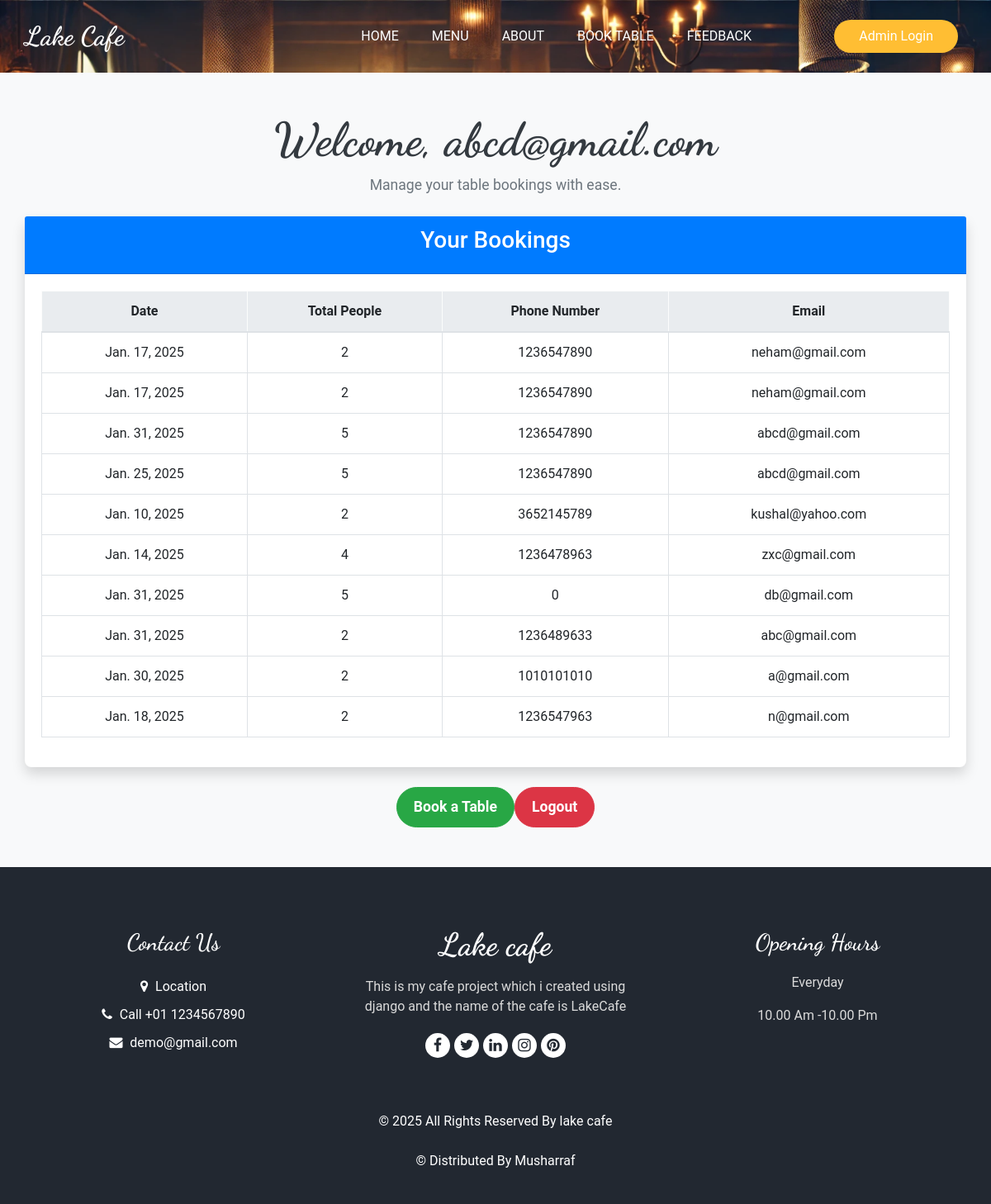
/dashboard/ (signed in), run on the app's committed database.
### Base_App/models.py (models this page shows, shortened)
class BookTable(models.Model):
    user = models.ForeignKey(User, on_delete=models.CASCADE, related_name='bookings')
    Phone_number = models.IntegerField()
    Email = models.EmailField()
    Total_person = models.IntegerField()
    booking_data = models.DateField()

### Base_App/views.py (the view)
# urls.py: path('dashboard/', dashboard, name='dashboard'),
@login_required
def dashboard(request):
    user = request.user
    bookings = user.bookings.all()  # Use 'bookings' instead of 'booking_set'
    return render(request, 'dashboard.html', {'bookings': bookings})

### Template/dashboard.html (shortened to what this page needs)
{% extends 'base.html' %}
{% block class %}class="sub_page"{% endblock class %}
{% load static %}
{% block extra_css %}
    <link rel="stylesheet" href="{% static 'css/dashboard.css' %}">
{% endblock %}
{% block content %}
<div class="container py-5">
    <div class="text-center mb-4">
        <h1 class="display-4">Welcome, {{ user.username }}</h1>
        <p class="text-muted">Manage your table bookings with ease.</p>
    </div>
    <div class="card shadow mb-4">
        <div class="card-header bg-primary text-white">
            <h3 class="card-title">Your Bookings</h3>
        </div>
        <div class="card-body">
            {% if bookings %}
                <div class="table-responsive">
                    <table class="table table-bordered table-hover">
                        <thead class="table-light">
                            <tr>
                                <th>Date</th>
                                <th>Total People</th>
                                <th>Phone Number</th>
                                <th>Email</th>
                            </tr>
                        </thead>
                        <tbody>
                            {% for booking in bookings %}
                                <tr>
                                    <td>{{ booking.booking_data }}</td>
                                    <td>{{ booking.Total_person }}</td>
                                    <td>{{ booking.Phone_number }}</td>
                                    <td>{{ booking.Email }}</td>
                                </tr>
                            {% endfor %}
                        </tbody>
                    </table>
                </div>
            {% else %}
                <p class="text-center text-muted">No bookings yet! Click below to book a table.</p>
            {% endif %}
        </div>
    </div>
    <div class="d-flex justify-content-center gap-3">
        <a href="{% url 'Book_Table' %}" class="btn btn-success btn-lg">
             Book a Table
        </a>
        <form action="{% url 'logout' %}" method="POST">
            <button type="submit" class="btn btn-danger btn-lg">
                 Logout
            </button>
        </form>
    </div>
</div>
{% endblock %}

### Template/base.html (shortened to what this page needs)
<!DOCTYPE html>
<html>
{% load static %}
<head>
  <link rel="stylesheet" type="text/css" href="{% static 'css/bootstrap.css' %}" />
  <link rel="stylesheet" type="text/css" href="https://cdnjs.cloudflare.com/ajax/libs/OwlCarousel2/2.3.4/assets/owl.carousel.min.css" />
  <link rel="stylesheet" href="https://cdnjs.cloudflare.com/ajax/libs/jquery-nice-select/1.1.0/css/nice-select.min.css" />
  <link href="{% static 'css/font-awesome.min.css' %}" rel="stylesheet" />
  <link href="{% static 'css/style.css' %}" rel="stylesheet" />
  {% block extra_css %}{% endblock %}
  <link href="{% static 'css/responsive.css' %}" rel="stylesheet" />
</head>
<body {% block class %}{% endblock class %}>
  <div class="hero_area">
    <div class="bg-box">
      <img src="{% static 'images/hero-bg.webp' %}" alt="">
    </div>
    <header class="header_section">
      <div class="container">
        <nav class="navbar navbar-expand-lg custom_nav-container ">
          <a class="navbar-brand" href="{% url "Home" %}">
            <span>
              Lake Cafe
            </span>
          </a>
          <div class="collapse navbar-collapse" id="navbarSupportedContent">
            <ul class="navbar-nav  mx-auto ">
              <li class="nav-item {% block home_status %}{% endblock home_status %}">
                <a class="nav-link" href="{% url "Home" %}">Home <span class="sr-only">(current)</span></a>
              </li>
              <li class="nav-item {% block menu_status %}{% endblock menu_status %}">
                <a class="nav-link" href="{% url "Menu" %}">Menu</a>
              </li>
              <li class="nav-item {% block about_status %}{% endblock about_status %}">
                <a class="nav-link" href="{% url "About" %}">About</a>
              </li>
              <li class="nav-item {% block table_status %}{% endblock table_status %}">
                <a class="nav-link" href="{% url "Book_Table" %}">Book Table</a>
              </li>
              <li class="nav-item {% block feedback_status %}{% endblock feedback_status %}">
                <a class="nav-link" href="{% url "Feedback" %}">Feedback</a>
              </li>
            </ul>
            <div class="user_option">
              <a href="/admin" class="order_online">
                Admin Login
              </a>
            </div>
          </div>
        </nav>
      </div>
    </header>
  </div>
  {% block content %}{% endblock content %}
  <footer class="footer_section">
    <div class="container">
      <div class="row">
        <div class="col-md-4 footer-col">
          <div class="footer_contact">
            <h4>
              Contact Us
            </h4>
            <div class="contact_link_box">
              <a href="">
                <i class="fa fa-map-marker" aria-hidden="true"></i>
                <span>
                  Location
                </span>
              </a>
              <a href="">
                <i class="fa fa-phone" aria-hidden="true"></i>
                <span>
                  Call +01 1234567890
                </span>
              </a>
              <a href="">
                <i class="fa fa-envelope" aria-hidden="true"></i>
                <span>
                  demo@gmail.com
                </span>
              </a>
            </div>
          </div>
        </div>
        <div class="col-md-4 footer-col">
          <div class="footer_detail">
            <a href="" class="footer-logo">
              Lake cafe
            </a>
            <p>
              This is my cafe project which i created using django and the name of the cafe is LakeCafe
            </p>
            <div class="footer_social">
              <a href="">
                <i class="fa fa-facebook" aria-hidden="true"></i>
              </a>
              <a href="">
                <i class="fa fa-twitter" aria-hidden="true"></i>
              </a>
              <a href="">
                <i class="fa fa-linkedin" aria-hidden="true"></i>
              </a>
              <a href="">
                <i class="fa fa-instagram" aria-hidden="true"></i>
              </a>
              <a href="">
                <i class="fa fa-pinterest" aria-hidden="true"></i>
              </a>
            </div>
          </div>
        </div>
        <div class="col-md-4 footer-col">
          <h4>
            Opening Hours
          </h4>
          <p>
            Everyday
          </p>
          <p>
            10.00 Am -10.00 Pm
          </p>
        </div>
      </div>
      <div class="footer-info">
        <p>
          &copy; <span id="displayYear"></span> All Rights Reserved By
          <a href="">lake cafe</a><br><br>
          &copy;  Distributed By
          <a href="" target="_blank">Musharraf</a>
        </p>
      </div>
    </div>
  </footer>
</body>
</html>

### Static/css/style.css (style rules this page uses)
body { font-family: "Open Sans", sans-serif; color: #0c0c0c; background-color: #ffffff; overflow-x: hidden; }
h1, h2 { font-family: 'Dancing Script', cursive; }
a, a:hover, a:focus { text-decoration: none; }
.btn, .btn:focus { outline: none !important; -webkit-box-shadow: none; box-shadow: none; }
.hero_area { position: relative; min-height: 100vh; display: -webkit-box; display: -ms-flexbox; display: flex; -webkit-box-orient: vertical; -webkit-box-direction: normal; -ms-flex-direction: column; flex-direction: column; }
.bg-box { position: absolute; top: 0; left: 0; width: 100%; height: 100%; }
.bg-box img { width: 100%; height: 100%; -o-object-fit: cover; object-fit: cover; }
.sub_page .hero_area { min-height: auto; }
.sub_page .hero_area .bg-box { position: absolute; top: 0; left: 0; width: 100%; height: 100%; }
.sub_page .hero_area .bg-box img { width: 100%; height: 100%; -o-object-fit: cover; object-fit: cover; -o-object-position: right top; object-position: right top; }
.header_section { padding: 15px 0; }
.navbar-brand { font-family: 'Dancing Script', cursive; }
.navbar-brand span { font-weight: bold; font-size: 32px; color: #ffffff; }
.custom_nav-container { padding: 0; }
.custom_nav-container .navbar-nav { padding-left: 18%; }
.custom_nav-container .navbar-nav .nav-item .nav-link { padding: 5px 20px; color: #ffffff; text-align: center; text-transform: uppercase; border-radius: 5px; -webkit-transition: all 0.3s; transition: all 0.3s; }
.user_option { display: -webkit-box; display: -ms-flexbox; display: flex; -webkit-box-align: center; -ms-flex-align: center; align-items: center; }
.user_option a { margin: 0 10px; }
.user_option .order_online { display: inline-block; padding: 8px 30px; background-color: #ffbe33; color: #ffffff; border-radius: 45px; -webkit-transition: all 0.3s; transition: all 0.3s; border: none; }
.footer_section { background-color: #222831; color: #ffffff; padding: 75px 0 40px 0; text-align: center; }
.footer_section h4 { font-size: 28px; }
.footer_section h4, .footer_section .footer-logo { font-weight: 600; margin-bottom: 20px; font-family: 'Dancing Script', cursive; }
.footer_section p { color: #dbdbdb; }
.footer_section .footer-col { margin-bottom: 30px; }
.footer_section .footer_contact .contact_link_box { display: -webkit-box; display: -ms-flexbox; display: flex; -webkit-box-orient: vertical; -webkit-box-direction: normal; -ms-flex-direction: column; flex-direction: column; }
.footer_section .footer_contact .contact_link_box a { margin: 5px 0; color: #ffffff; }
.footer_section .footer_contact .contact_link_box a i { margin-right: 5px; }
.footer_section .footer-logo { display: block; font-weight: bold; font-size: 38px; line-height: 1; color: #ffffff; }
.footer_section .footer_social { display: -webkit-box; display: -ms-flexbox; display: flex; -webkit-box-pack: center; -ms-flex-pack: center; justify-content: center; margin-top: 20px; margin-bottom: 10px; }
.footer_section .footer_social a { display: -webkit-box; display: -ms-flexbox; display: flex; -webkit-box-pack: center; -ms-flex-pack: center; justify-content: center; -webkit-box-align: center; -ms-flex-align: center; align-items: center; color: #222831; width: 30px; height: 30px; border-radius: 100%; background-color: #ffffff; border-radius: 100%; margin: 0 2.5px; font-size: 18px; }
.footer_section .footer-info { text-align: center; margin-top: 25px; }
.footer_section .footer-info p { color: #ffffff; margin: 0; }
.footer_section .footer-info p a { color: inherit; }

### Static/css/dashboard.css (style rules this page uses)
body { background-color: #f8f9fa; font-family: 'Roboto', sans-serif; }
.container { max-width: 900px; margin: auto; }
h1.display-4 { font-weight: bold; color: #343a40; }
p.text-muted { font-size: 1.1rem; }
.card { border-radius: 8px; border: none; }
.card-header { font-size: 1.5rem; font-weight: bold; text-align: center; }
.table thead th { text-align: center; font-weight: bold; background-color: #e9ecef; }
.table tbody td { text-align: center; vertical-align: middle; }
.table-bordered { border: 1px solid #dee2e6; }
.btn { padding: 10px 20px; border-radius: 30px; font-size: 1.1rem; font-weight: bold; transition: all 0.3s ease; }
.btn-success { background-color: #28a745; border-color: #28a745; }
.btn-danger { background-color: #dc3545; border-color: #dc3545; }

### Static/css/responsive.css (style rules this page uses)
@media (min-width: 1200px) { .container { max-width: 1170px; } }

### data on the page
BookTable: booking_data "Jan. 17, 2025", Total_person "2", Phone_number "1236547890", Email "neham@gmail.com"
BookTable: booking_data "Jan. 17, 2025", Total_person "2", Phone_number "1236547890", Email "neham@gmail.com"
BookTable: booking_data "Jan. 31, 2025", Total_person "5", Phone_number "1236547890", Email "abcd@gmail.com"
BookTable: booking_data "Jan. 25, 2025", Total_person "5", Phone_number "1236547890", Email "abcd@gmail.com"
BookTable: booking_data "Jan. 10, 2025", Total_person "2", Phone_number "3652145789", Email "kushal@yahoo.com"
BookTable: booking_data "Jan. 14, 2025", Total_person "4", Phone_number "1236478963", Email "zxc@gmail.com"
BookTable: booking_data "Jan. 31, 2025", Total_person "5", Phone_number "0", Email "db@gmail.com"
BookTable: booking_data "Jan. 31, 2025", Total_person "2", Phone_number "1236489633", Email "abc@gmail.com"
BookTable: booking_data "Jan. 30, 2025", Total_person "2", Phone_number "1010101010", Email "a@gmail.com"
BookTable: booking_data "Jan. 18, 2025", Total_person "2", Phone_number "1236547963", Email "n@gmail.com"

### other printed values
{{ user.username }} "abcd@gmail.com"
